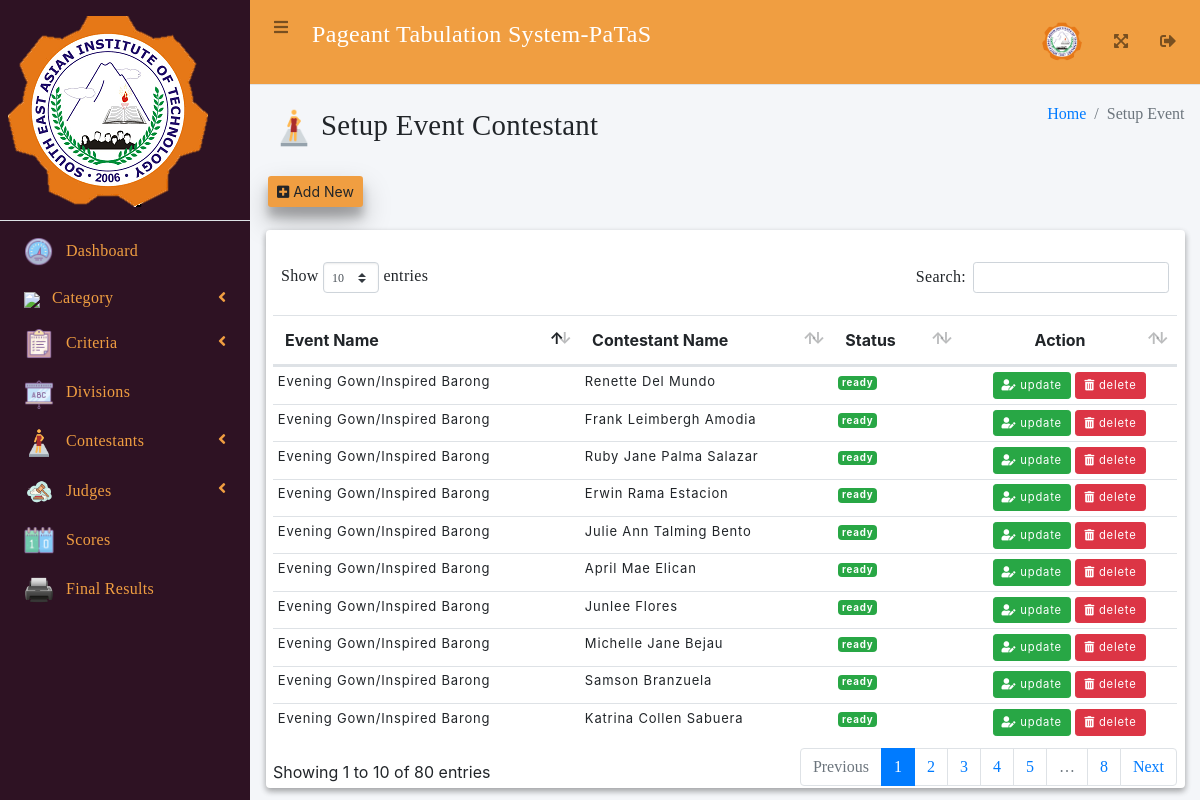
The app's page /admin/contestant-event.php (signed in) with its own data.
### tables this page shows
CREATE TABLE `event_contestant` (
  `id` int(8) NOT NULL,
  `event_id` text NOT NULL,
  `contestant_id` text NOT NULL,
  `status` varchar(255) NOT NULL,
  `added_by` varchar(255) NOT NULL
);

CREATE TABLE `event_category` (
  `id` int(8) NOT NULL,
  `category_name` text NOT NULL,
  `description` text NOT NULL,
  `order_number` int(11) DEFAULT NULL,
  `percentage` varchar(255) DEFAULT NULL,
  `isTabulated` varchar(255) NOT NULL DEFAULT 'No',
  `added_by` text NOT NULL
);

CREATE TABLE `contestants` (
  `id` int(11) NOT NULL,
  `firstname` text DEFAULT NULL,
  `middlename` text DEFAULT NULL,
  `lastname` text DEFAULT NULL,
  `age` varchar(255) DEFAULT NULL,
  `gender` varchar(255) DEFAULT NULL,
  `course` varchar(8) DEFAULT NULL,
  `personal_background` text DEFAULT NULL,
  `image` text DEFAULT NULL,
  `contestant_no` varchar(255) DEFAULT NULL,
  `added_by` varchar(255) NOT NULL
);

### admin/contestant-event.php (the view, shortened to what this page needs)
<?php
include '../includes/dbcon.php';
?>
<!DOCTYPE html>
<html lang="en">
<head>
   <link rel="stylesheet" href="../asset/fontawesome/css/all.min.css">
   <link rel="stylesheet" href="../asset/css/adminlte.min.css">
   <link rel="stylesheet" href="../asset/css/style.css">
   <link rel="stylesheet" href="../asset/tables/datatables-bs4/css/dataTables.bootstrap4.min.css">
</head>
<body class="hold-transition sidebar-mini layout-fixed">
   <div class="wrapper">
      <nav class="main-header navbar navbar-expand navbar-light" style="background-color: rgb(240,158,65)">
         <ul class="navbar-nav">
            <li class="nav-item">
               <a class="nav-link" data-widget="pushmenu" href="#" role="button"><i class="fas fa-bars"></i></a>
            </li>
            <li class="nav-item">
               <p style="font-size: 24px; color: white;">Pageant Tabulation System-PaTaS</p>
            </li>
         </ul>
         <ul class="navbar-nav ml-auto">
            <li class="nav-item">
               <a class="nav-link" href="#" role="button">
                  <img src="../asset/img/seait.png" class="img-circle" alt="User Image" width="40" style="margin-top: -8px;">
               </a>
            </li>
            <li class="nav-item">
               <a class="nav-link" data-widget="fullscreen" href="#" role="button">
                  <i class="fas fa-expand-arrows-alt"></i>
               </a>
            </li>
            <li class="nav-item">
               <a class="nav-link" data-widget="fullscreen" href="../logout.php">
                  <i class="fas fa-sign-out-alt"></i>
               </a>
            </li>
         </ul>
      </nav>
      <aside class="main-sidebar sidebar-light-primary" style="background-color: rgb(46,18,35);">
            <a href="index.php" class="brand-link">
         <img src="../asset/img/seait.png" alt="DSMS Logo" width="200">
         </a>
         <div class="sidebar">
            <nav class="mt-2">
               <ul class="nav nav-pills nav-sidebar flex-column" data-widget="treeview" role="menu"
                  data-accordion="false">
                  <li class="nav-item">
                     <a href="index.php" class="nav-link">
                        <img src="../asset/img/dashboard.png" width="30">
                        <p>
                           Dashboard
                        </p>
                     </a>
                  </li>
                  <li class="nav-item">
                     <a href="#" class="nav-link">
                        <img src="../asset/img/event.png" width="30">
                        <p>
                           Category
                        </p>
                        <i class="right fas fa-angle-left"></i>
                     </a>
                  </li>
                  <li class="nav-item">
                     <a href="#" class="nav-link">
                        <img src="../asset/img/criteria.png" width="30">
                        <p>
                           Criteria
                        </p>
                        <i class="right fas fa-angle-left"></i>
                     </a>
                  </li>
                  <li class="nav-item">
                     <a href="course.php" class="nav-link">
                        <img src="../asset/img/course.png" width="30">
                        <p>
                           Divisions
                        </p>
                     </a>
                  </li>
                  <li class="nav-item">
                     <a href="#" class="nav-link">
                        <img src="../asset/img/contestant.png" width="30">
                        <p>
                           Contestants
                        </p>
                        <i class="right fas fa-angle-left"></i>
                     </a>
                  </li>
                  <li class="nav-item">
                     <a href="#" class="nav-link">
                        <img src="../asset/img/judges.png" width="30">
                        <p>
                           Judges
                        </p>
                        <i class="right fas fa-angle-left"></i>
                     </a>
                  </li>
                  <li class="nav-item">
                     <a href="scores.php" class="nav-link">
                        <img src="../asset/img/score.png" width="30">
                        <p>
                           Scores
                        </p>
                     </a>
                  </li>
                  <li class="nav-item">
                     <a href="print-schedule.php" class="nav-link">
                        <img src="../asset/img/print.png" width="30">
                        <p>
                        Final Results
                        </p>
                     </a>
                  </li>
               </ul>
            </nav>
         </div>
      </aside>
      <div class="content-wrapper">
         <div class="content-header">
            <div class="container-fluid">
               <div class="row mb-2">
                  <div class="col-sm-6">
                     <h1 class="m-0"><img src="../asset/img/contestant.png" width="40"> Setup Event Contestant  </h1>
                  </div>
                  <div class="col-sm-6">
                     <ol class="breadcrumb float-sm-right">
                        <li class="breadcrumb-item"><a href="#">Home</a></li>
                        <li class="breadcrumb-item active">Setup Event</li>
                     </ol>
                  </div>
                  <a class="btn btn-sm elevation-4" href="#" data-toggle="modal" data-target="#add"
                     style="margin-top: 20px;margin-left: 10px;background-color: rgb(240,158,65)"><i
                        class="fa fa-plus-square"></i>
                     Add New</a>
               </div>
            </div>
         </div>
         <section class="content">
            <div class="container-fluid">
               <div class="card card-info elevation-2">
                  <br>
                  <div class="col-md-12">
                     <table id="example1" class="table">
                        <thead class="btn-cancel">
                           <tr>
                              <th>Event Name</th>
                              <th>Contestant Name</th>
                              <th>Status</th>
                              <th class="text-center">Action</th>
                           </tr>
                        </thead>
                        <tbody>
                           <?php
                              $query = "SELECT * FROM event_contestant LEFT JOIN contestants ON contestants.id = event_contestant.contestant_id LEFT JOIN event_category ON event_category.id = event_contestant.event_id";
                              if($result = $con->query($query)){
                                 while($row = $result->fetch_assoc()){
                                     echo '
                                     <tr>
                                     <td>'.$row['category_name'].'</td>
                                     <td>'.$row['firstname'].' '.$row['middlename'].' '.$row['lastname'].'</td>
                                     <td><span class="badge bg-success">ready</span></td>
                                     <td class="text-center">
                                        <a class="btn btn-sm btn-success" href="#" data-toggle="modal" data-target="#edit"><i
                                              class="fa fa-user-edit"></i> update</a>
                                        <a class="btn btn-sm btn-danger" href="#" data-toggle="modal" data-target="#delete"><i
                                              class="fa fa-trash-alt"></i> delete</a>
                                     </td>
                                     </tr>
                                     ';
                                 }
                              }
                           ?>
                        </tbody>
                     </table>
                  </div>
               </div>
            </div>
         </section>
      </div>
   </div>
</body>
</html>

### asset/css/style.css (style rules this page uses)
h1,h2,h3,h4,h5,h6,p,label,button { font-family: fantasy !important; padding: 0.5rem 0.5rem; font-weight: 100; letter-spacing: 0.02rem; }
li a { font-family: fantasy !important; font-weight: 100; }
li { font-family: fantasy !important; font-weight: 100; }
nav.mt-2 ul.nav-sidebar li i { color:rgb(240,158,65) !important; }
nav.mt-2 ul.nav-sidebar li p { color:rgb(240,158,65) !important; }
table td { font-size: 13px !important; letter-spacing: 0.0625em; margin:-10px; border-spacing: 1em; }

### admin/contestant-event.php (style rules this page uses)
table tr td { padding: 0.3rem !important; }
td a.btn { font-size: 0.7rem; }

### records on screen
event_contestant: event_category.category_name "Evening Gown/Inspired Barong", contestant.firstname "Renette", contestant.lastname "Del Mundo"
event_contestant: event_category.category_name "Evening Gown/Inspired Barong", contestant.firstname "Frank Leimbergh", contestant.lastname "Amodia"
event_contestant: event_category.category_name "Evening Gown/Inspired Barong", contestant.firstname "Ruby Jane", contestant.middlename "Palma", contestant.lastname "Salazar"
event_contestant: event_category.category_name "Evening Gown/Inspired Barong", contestant.firstname "Erwin", contestant.middlename "Rama", contestant.lastname "Estacion"
event_contestant: event_category.category_name "Evening Gown/Inspired Barong", contestant.firstname "Julie Ann", contestant.middlename "Talming", contestant.lastname "Bento"
event_contestant: event_category.category_name "Evening Gown/Inspired Barong", contestant.firstname "April Mae", contestant.lastname "Elican"
event_contestant: event_category.category_name "Evening Gown/Inspired Barong", contestant.firstname "Junlee", contestant.lastname "Flores"
event_contestant: event_category.category_name "Evening Gown/Inspired Barong", contestant.firstname "Michelle Jane", contestant.lastname "Bejau"
event_contestant: event_category.category_name "Evening Gown/Inspired Barong", contestant.firstname "Samson", contestant.lastname "Branzuela"
event_contestant: event_category.category_name "Evening Gown/Inspired Barong", contestant.firstname "Katrina Collen", contestant.lastname "Sabuera"
